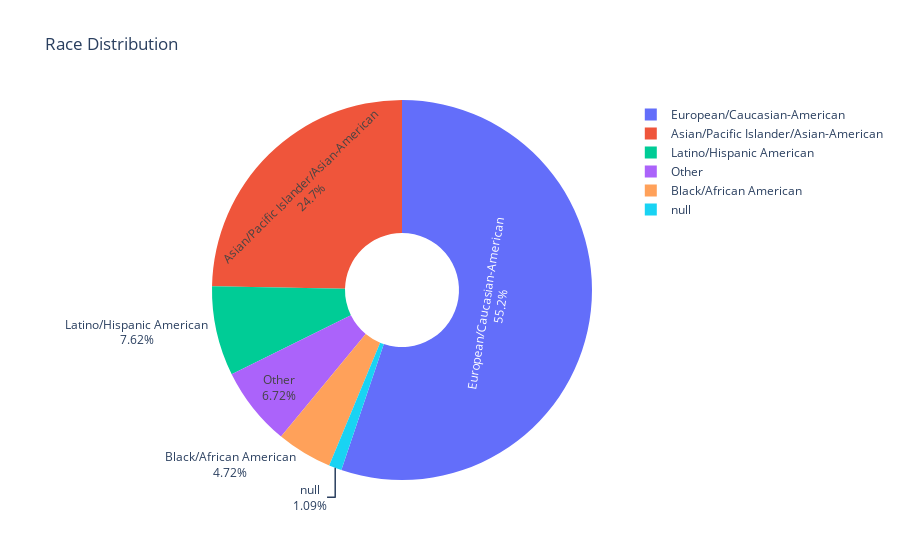

Source (notebook cell):
### Code cell
race_labels = {
    1: 'Black/African American',
    2: 'European/Caucasian-American',
    3: 'Latino/Hispanic American',
    4: 'Asian/Pacific Islander/Asian-American',
    5: 'Native American',
    6: 'Other'
}


iddata['race_labeled'] = iddata['race'].map(race_labels)


fig_race_pie = px.pie(iddata, names='race_labeled', 
                      title="Race Distribution",
                      hole=0.3)  

fig_race_pie.update_traces(textinfo='percent+label')

fig_race_pie.show()

### Figure 1 — Plotly figure (JSON) as saved in the notebook; plotly's stock layout.template omitted (floating-point values rounded to 4 significant figures; data arrays with more than 128 entries replaced by an {"elided": "..."} marker saying what was removed)
{"data": [{"domain": {"x": [0, 1], "y": [0, 1]}, "hole": 0.3, "hovertemplate": "race_labeled=%{label}<extra></extra>", "labels": {"elided": "551 str values"}, "legendgroup": "", "name": "", "showlegend": true, "textinfo": "percent+label", "type": "pie"}], "layout": {"legend": {"tracegroupgap": 0}, "title": {"text": "Race Distribution"}}}
